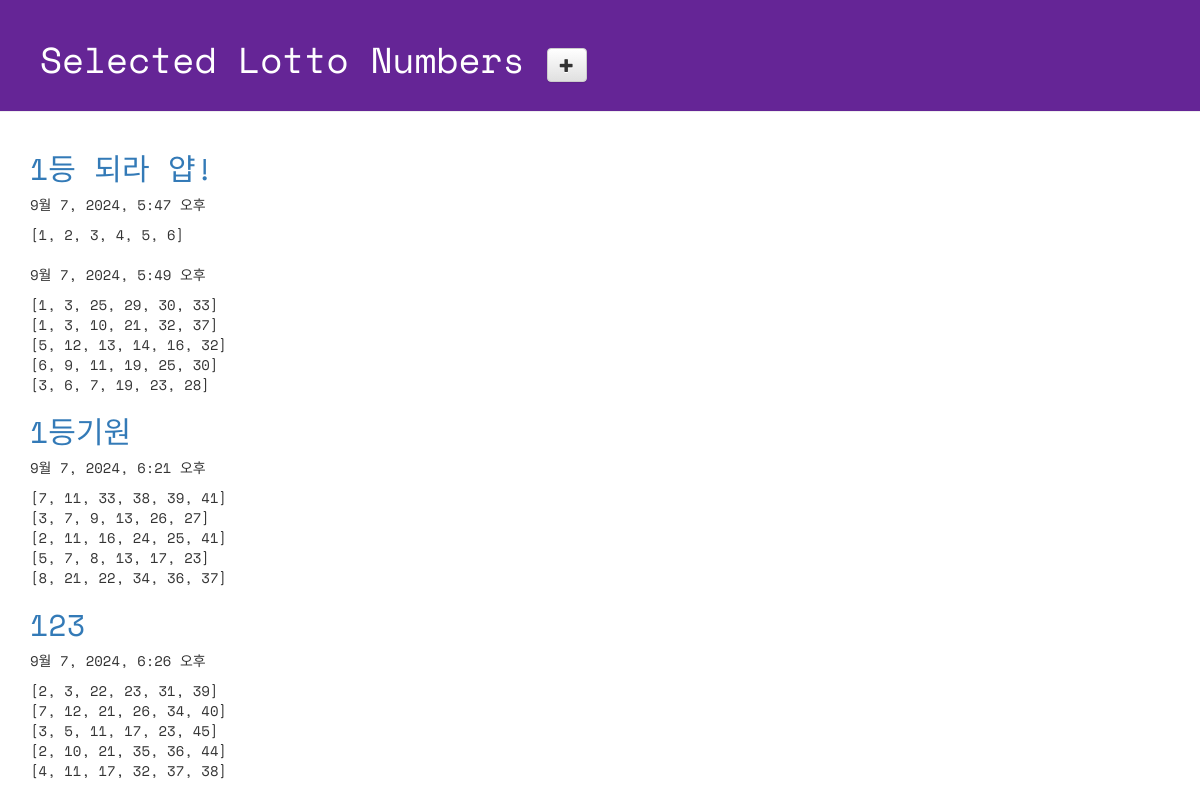
Page /lotto/ on the committed database.
### lotto/models.py (models this page shows, shortened)
class GuessNumbers(models.Model):
 name = models.CharField(max_length=24) # 로또 번호 리스트의 이름
 text = models.CharField(max_length=255) # 로또 번호 리스트에 대한 설명
 lottos = models.CharField(max_length=255, default='[1, 2, 3, 4, 5, 6]') # 로또 번호들이 담길 str
 num_lotto = models.IntegerField(default=5) # 6개 번호 set의 갯수
 update_date = models.DateTimeField()

### lotto/views.py (the view)
# urls.py: path('lotto/', views.index, name='index'), # lotto > views.py 파일의 index 함수 호출
def index(request):
    lottos = GuessNumbers.objects.all()  # DB에 저장된 GuessNumbers 객체 모두를 가져온다.
    return render(request, 'lotto/default.html', {'lottos': lottos})

### lotto/templates/lotto/default.html (shortened to what this page needs)
<!DOCTYPE html>
{% load static %}
<html lang="ko">
<head>
 <link rel="stylesheet" href="//maxcdn.bootstrapcdn.com/bootstrap/3.2.0/css/bootstrap.min.css">
 <link rel="stylesheet" href="//maxcdn.bootstrapcdn.com/bootstrap/3.2.0/css/bootstrap-theme.min.css">
 <link rel="stylesheet" href="{% static 'css/lotto.css' %}">
</head>
<body>
 <div class="page-header">
   <h1>
     Selected Lotto Numbers
     <a href="{% url 'new_lotto' %}">
     <span class="glyphicon glyphicon-plus btn btn-default"></span>
     </a>
   </h1>
 </div>
 <div class="container lotto">
   {% for lotto in lottos %}
     <h2><a href="{% url 'detail' lottokey=lotto.pk %}">{{lotto.text}}</a></h2>
     <p>{{ lotto.update_date }}</p>
     <p>{{ lotto.lottos | linebreaksbr }}</p>
     {% endfor %}
 </div>
</body>
</html>

### lotto/static/css/lotto.css (style rules this page uses)
.page-header { background-color: #652596; margin-top: 0; padding: 20px 20px 20px 40px; font-family: 'Space Mono', monospace; }
.page-header h1 { color: #FFFFFF; }
.container { font-family: 'Space Mono', monospace; }
.container h2 { color: #b9f442; }

### rows in the picture
GuessNumbers: text "1등 되라 얍!", update_date "9월 7, 2024, 5:47 오후", lottos "[1, 2, 3, 4, 5, 6]"
GuessNumbers: update_date "9월 7, 2024, 5:49 오후", lottos "[1, 3, 25, 29, 30, 33] [1, 3, 10, 21, 32, 37] [5, 12, 13, 14, 16, 32] [6, 9, 11, 19, 25, 30] [3, 6, 7, 19, 23, 28]"
GuessNumbers: text "1등기원", update_date "9월 7, 2024, 6:21 오후", lottos "[7, 11, 33, 38, 39, 41] [3, 7, 9, 13, 26, 27] [2, 11, 16, 24, 25, 41] [5, 7, 8, 13, 17, 23] [8, 21, 22, 34, 36, 37]"
GuessNumbers: text "123", update_date "9월 7, 2024, 6:26 오후", lottos "[2, 3, 22, 23, 31, 39] [7, 12, 21, 26, 34, 40] [3, 5, 11, 17, 23, 45] [2, 10, 21, 35, 36, 44] [4, 11, 17, 32, 37, 38]"
